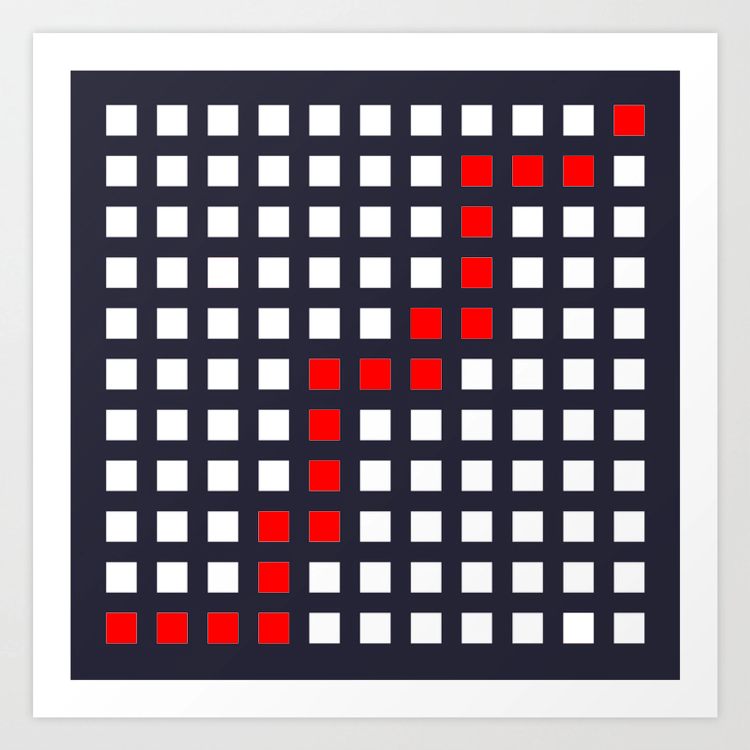
#> input picture opencv/grid1red.png, 1500 x 1500 px (shown at 1/2 size)
$ python gridreader.py
#> lines starting #> are read from the running program, lines starting #| are printed output that depends on the picture; after the words box and inside, x2 and y2 are one past the last pixel; in counts of white or black regions, pixels touching at a corner belong together
import cv2
from imutils import contours
import numpy as np
import os


def reorder(points):
    points = points.reshape((4, 2))
    npoints = np.zeros((4, 1, 2), dtype=np.int32)
    add = points.sum(1)
    npoints[0] = points[np.argmin(add)]
    npoints[3] = points[np.argmax(add)]
    diff = np.diff(points, axis=1)
    npoints[1] = points[np.argmin(diff)]
    npoints[2] = points[np.argmax(diff)]
    return npoints

# imports image
current_dir = os.getcwd()
print(current_dir)
image = cv2.imread("grid1red.png")
#> image is the input picture: shape (1500, 1500, 3); mean B, G, R 149.5, 141.4, 150
side_count = 11 # num squares on a single side of the grid
widthImg = heightImg = side_count * 50
# converts to monochrome
gray = cv2.cvtColor(image, cv2.COLOR_BGR2GRAY)
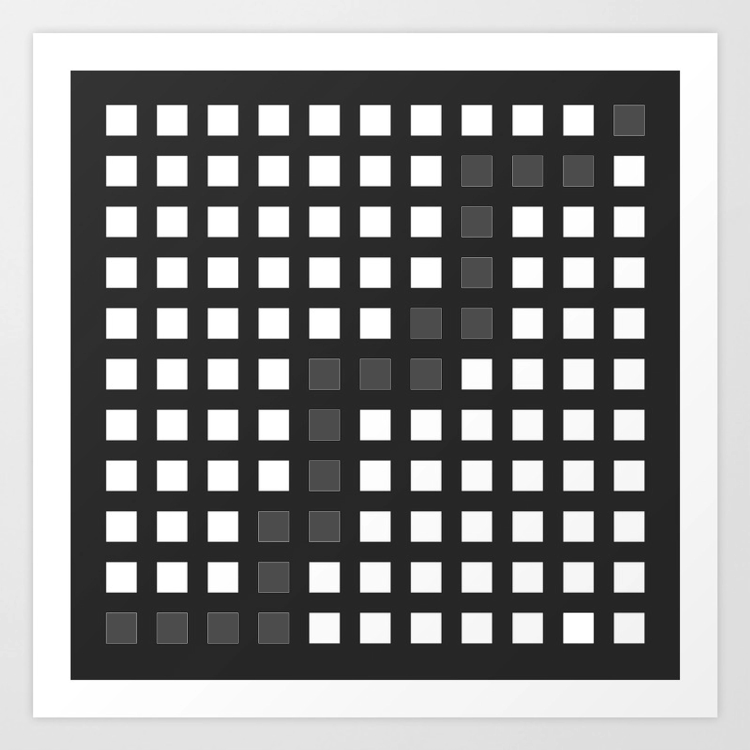
#> gray: shape (1500, 1500) (shown at 1/2 size); min 8, max 255, mean 144.8
#blurs image slightly
# blur = cv2.GaussianBlur(gray, (5,5), 0)
# adaptive thresholding                             this digit controls how much gets subtracted
thresh = cv2.adaptiveThreshold(gray, 255, 1, 1, 13, 10)
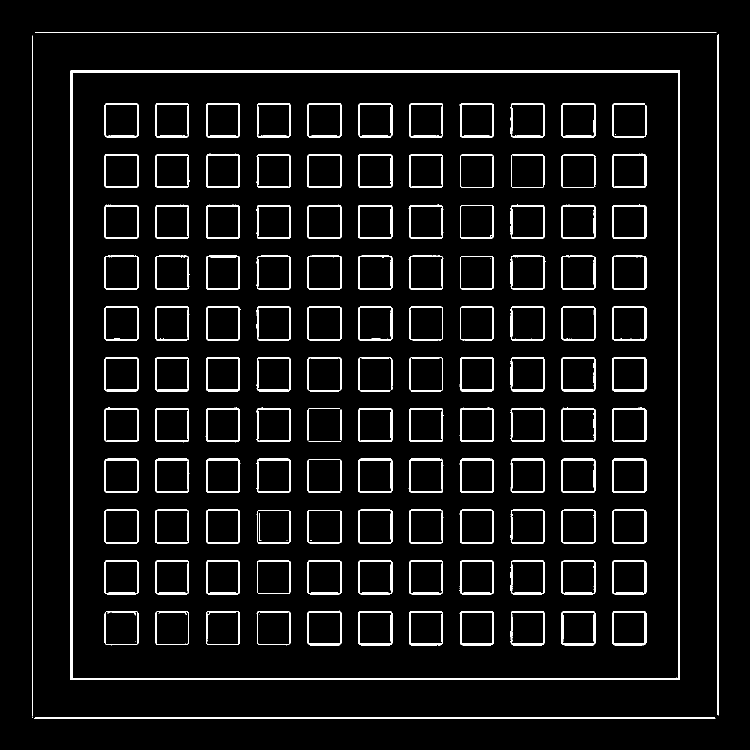
#> thresh: shape (1500, 1500) (shown at 1/2 size); 5.7% white; 143 white regions (13 under 20 px)

# finds all contours
cnts, hierarchy = cv2.findContours(thresh, cv2.RETR_TREE, cv2.CHAIN_APPROX_SIMPLE)
#> cnts = 259 contours, 14 with area under 20; largest, box (x1, y1, x2, y2) and area: (141, 141, 1360, 1360) 1483524, (144, 144, 1357, 1358) 1468942, (1224, 714, 1293, 783) 4594, (716, 1222, 785, 1291) 4592, (716, 917, 785, 986) 4592

# finds the largest square, the border of the grid
max_area = 0
c = 0
for i in cnts:
    area = cv2.contourArea(i)
    if area > 1000:
        permiter = cv2.arcLength(i, True)
        approx = cv2.approxPolyDP(i, .02 * permiter, True)
        if area > max_area and len(approx) == 4:
            max_area = area
            biggest = i
            #image = cv2.drawContours(image, cnts, c, (0, 255, 0), 3)
    c += 1
#> this loop made 259 passes
#> (area, permiter, max_area, biggest) on pass 3: (1483524, 4872, 1483524, [[141, 141], [141, 1359], [1359, 1359], [1359, 141]])
#> (area, permiter, approx) on passes 1, 4, 5, 6, 7, 8: (1360, 2724.8, [[68, 1436], [1430, 1436]]), (1468942, 4847.3, [[144, 145], [1355, 144], [1356, 1355], [145, 1356]]), (4588, 264.6, [[1226, 1223], [1225, 1287], [1289, 1289], [1291, 1224]]), (3914, 251.3, [[1226, 1225], [1288, 1224], [1289, 1286], [1227, 1287]]), (4533.5, 266.5, [[1125, 1223], [1123, 1287], [1186, 1290], [1189, 1224]]), (3862, 253, [[1125, 1225], [1187, 1224], [1188, 1286], [1126, 1287]])
#> after the loop, c = 259; max_area = 1483524

# warps perspective to ensure the gridlines are straight as possible
if biggest.size != 0:
    biggest = reorder(biggest)
#> in reorder, `points = points.reshape((4, 2))`: points = [[141, 141], [141, 1359], [1359, 1359], [1359, 141]]
#> in reorder, `add = points.sum(1)`: add = [282, 1500, 2718, 1500]
#> in reorder, `diff = np.diff(points, axis=1)`: diff = [0, 1218, 0, -1218]
#> biggest = [[141, 141], [1359, 141], [141, 1359], [1359, 1359]]
    # cv2.drawContours(image, biggest, -1, (0, 0, 255), 10)
    pts1 = np.float32(biggest)
#> pts1 has the same summary as biggest
    pts2 = np.float32([[0, 0], [widthImg, 0], [0, heightImg], [widthImg, heightImg]])
    matrix = cv2.getPerspectiveTransform(pts1, pts2)
#> matrix = [[0.452, -3.27e-19, -63.67], [5.23e-18, 0.452, -63.67], [-8.49e-20, -1.06e-20, 1]]
    warpedImgColor = cv2.warpPerspective(image, matrix, (widthImg, heightImg))
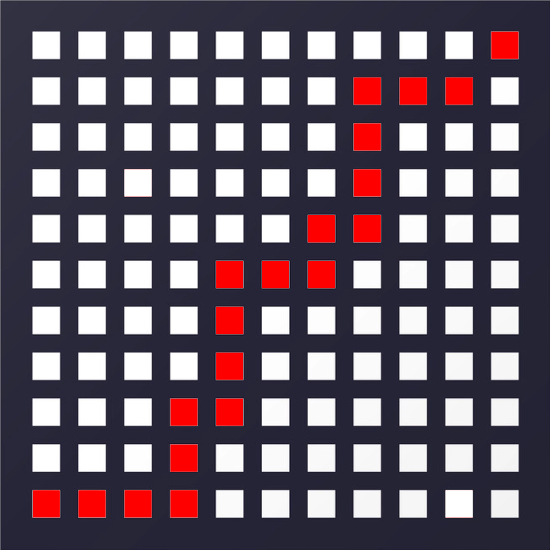
#> warpedImgColor: shape (550, 550, 3); mean B, G, R 103.6, 91.3, 104.3
    warpedImgBW = cv2.cvtColor(warpedImgColor, cv2.COLOR_BGR2GRAY)
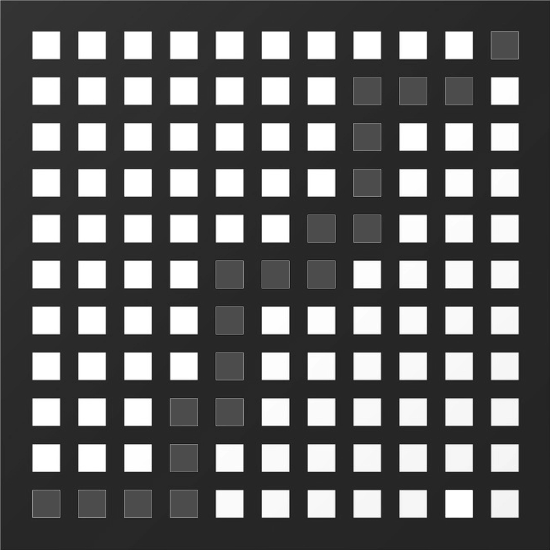
#> warpedImgBW: shape (550, 550); min 18, max 255, mean 96.4

# apply the same blur to the new image
blur = cv2.GaussianBlur(warpedImgBW, (5,5), 0)
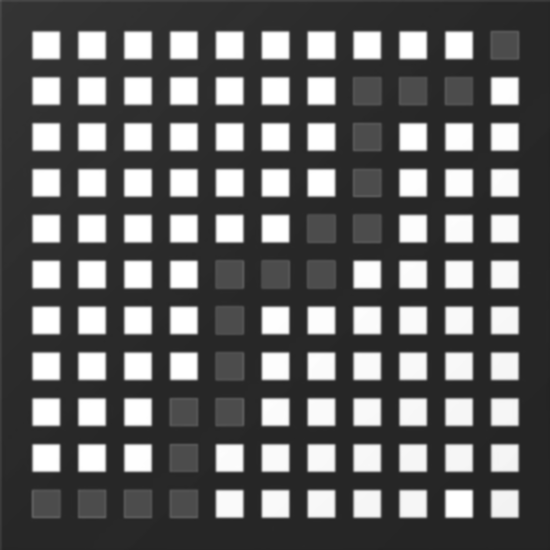
#> blur: shape (550, 550); min 34, max 255, mean 96.4
thresh = cv2.adaptiveThreshold(warpedImgBW, 255, 1, 1, 13, 4)
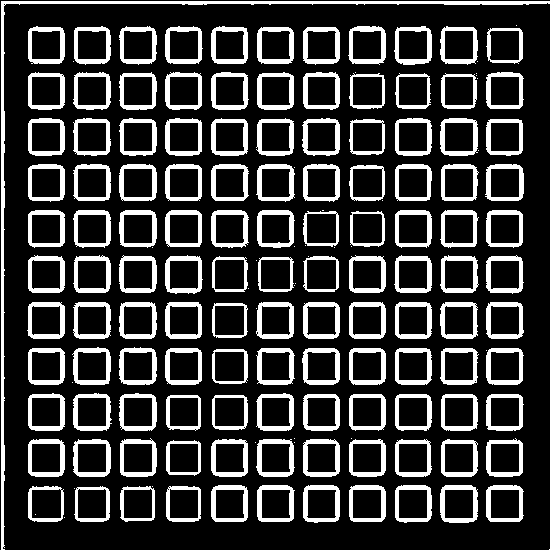
#> thresh: shape (550, 550); 22.1% white; 155 white regions (33 under 20 px), largest, box (x1, y1, x2, y2) and area: (1, 1, 550, 550) 3513, (256, 302, 294, 339) 586, (256, 439, 295, 477) 585
# [13 lines of commented-out code are left out]
hsv = cv2.cvtColor(warpedImgColor, cv2.COLOR_BGR2HSV)
#> hsv: shape (550, 550, 3); mean H, S, V 93, 67.7, 116.1
lower_red = np.array([0, 100, 100])
upper_red = np.array([7, 255, 255])
red = cv2.inRange(hsv, lower_red, upper_red)
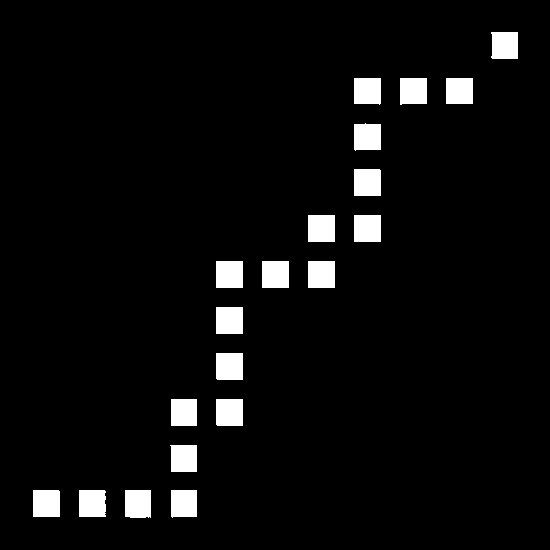
#> red: shape (550, 550); 4.7% white; 20 white regions, largest, box (x1, y1, x2, y2) and area: (308, 215, 335, 242) 729, (354, 215, 381, 242) 729, (216, 261, 243, 288) 729

grid = np.zeros((side_count, side_count), dtype=int)
# [16 lines of commented-out code are left out]


invert = 255 - thresh
#> invert: shape (550, 550); 77.9% white; 155 black regions (33 under 20 px)
# cv2.imshow("invert", invert)
contours2 = cv2.findContours(thresh, cv2.RETR_EXTERNAL, cv2.CHAIN_APPROX_SIMPLE)
#> contours2 = 154 contours, 32 with area under 20; largest, box (x1, y1, x2, y2) and area: (1, 1, 550, 550) 2416, (440, 485, 478, 523) 1294, (440, 118, 478, 156) 1282, (73, 439, 111, 477) 1279, (256, 439, 295, 477) 1278
contours2 = contours2[0] if len(contours2) == 2 else contours2[1]
(contours2, _) = contours.sort_contours(contours2, method = "top-to-bottom")
grid_rows = []
row = []
rc = 0
cc = 0
for (i, c) in enumerate(contours2, 1):
    area = cv2.contourArea(c)
    if area > 50:
        row.append(c)
        if i % side_count == 0:
            (contours2, _) = contours.sort_contours(row, method="left-to-right")
            grid_rows.append(contours2)
            row = []
#> this loop made 154 passes
#> area on passes 1, 3, 4, 5, 6, 7, 8, 9, 10, 11, 12, 13: 2416.5, 1253.5, 1268.5, 1273.5, 1258.5, 1257, 1243.5, 1252.5, 1253, 1261, 1250.5, 1156
#> after the loop, grid_rows = 11 items
# for i, row in enumerate(grid_rows):
#     for i2, c in enumerate(row):
#         # grid[i, i2] = 1
#         pass

for row in grid_rows:
    for c in row:
        mask = np.zeros(warpedImgColor.shape, dtype=np.uint8)
        cv2.imshow('mask', mask)
        result = cv2.bitwise_and(warpedImgColor, mask)
        result[mask==0] = 255
        cv2.imshow('result', result)
        cv2.waitKey(15)
#> this loop made 11 passes


            # [4 lines of commented-out code are left out]


print(grid)

cv2.waitKey(0)

cv2.destroyAllWindows()

$ run again, with opencv/grid.png copied over opencv/grid1red.png
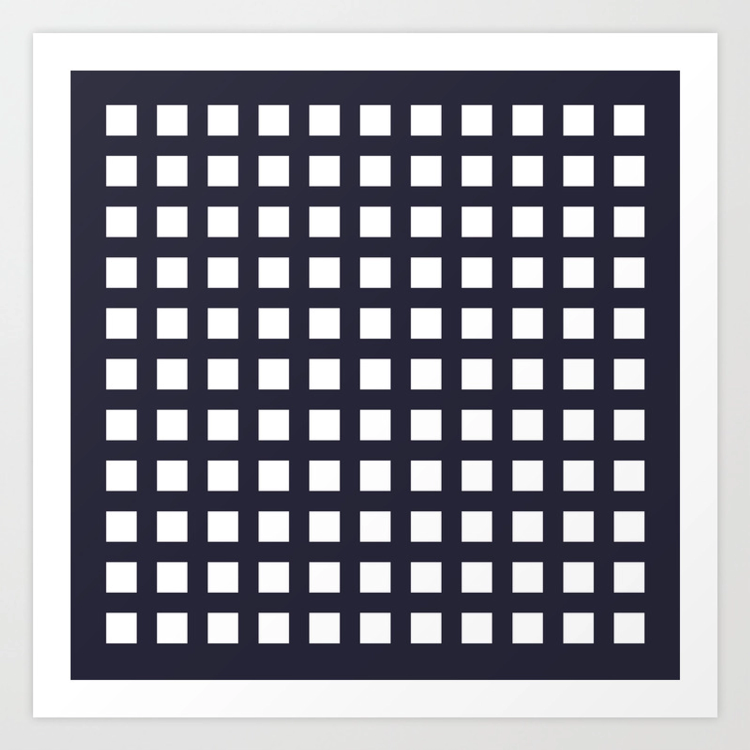
#> input picture opencv/grid.png, 1500 x 1500 px (shown at 1/2 size)
#> image is the input picture: shape (1500, 1500, 3); mean B, G, R 157.5, 149.5, 149.9
#> `thresh = cv2.adaptiveThreshold(gray, 255, 1, 1, 13, 10)`:
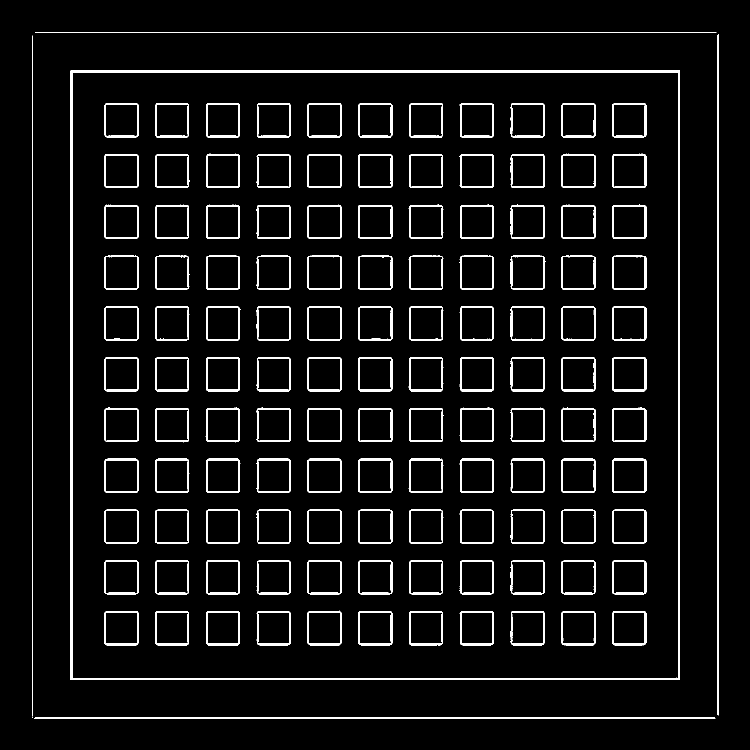
#> thresh: shape (1500, 1500) (shown at 1/2 size); 6% white; 127 white regions (1 under 20 px)
#> cnts = 249 contours, 1 with area under 20; largest, box (x1, y1, x2, y2) and area: (141, 141, 1360, 1360) 1483524, (144, 144, 1357, 1358) 1468942, (716, 714, 785, 783) 4596, (1224, 206, 1293, 275) 4595, (1224, 714, 1293, 783) 4594
#> the loop `for i in cnts:` made 249 passes
#> (area, permiter, max_area, biggest) on pass 3: (1483524, 4872, 1483524, [[141, 141], [141, 1359], [1359, 1359], [1359, 141]])
#> after the loop `for i in cnts:`: c = 249; max_area = 1483524
#> points = [[141, 141], [141, 1359], [1359, 1359], [1359, 141]]
#> add = [282, 1500, 2718, 1500]
#> diff = [0, 1218, 0, -1218]
#> `biggest = reorder(biggest)`: biggest = [[141, 141], [1359, 141], [141, 1359], [1359, 1359]]
#> pts1 has the same summary as biggest
#> matrix = [[0.452, -3.27e-19, -63.67], [5.23e-18, 0.452, -63.67], [-8.49e-20, -1.06e-20, 1]]
#> `thresh = cv2.adaptiveThreshold(warpedImgBW, 255, 1, 1, 13, 4)`:
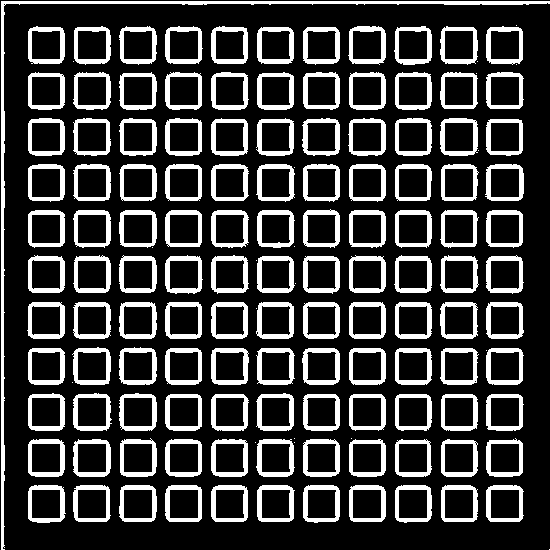
#> thresh: shape (550, 550); 23.2% white; 141 white regions (19 under 20 px), largest, box (x1, y1, x2, y2) and area: (1, 1, 550, 550) 3513, (211, 255, 249, 294) 589, (211, 348, 249, 385) 587
#> hsv: shape (550, 550, 3); mean H, S, V 94, 55.2, 115.9
#> red: shape (550, 550); every value is 0
#> invert: shape (550, 550); 76.8% white; 141 black regions (19 under 20 px)
#> `contours2 = cv2.findContours(thresh, cv2.RETR_EXTERNAL, cv2.CHAIN_APPR..`: contours2 = 141 contours, 19 with area under 20; largest, box (x1, y1, x2, y2) and area: (1, 1, 550, 550) 2416, (440, 118, 478, 156) 1282, (73, 439, 111, 477) 1279, (256, 439, 295, 477) 1278, (28, 439, 65, 477) 1278
#> the loop `for (i, c) in enumerate(contours2, 1):` made 141 passes
#> area on passes 1, 3, 4, 5, 6, 7, 8, 9: 2416.5, 1257, 1253.5, 1268.5, 1273.5, 1258.5, 1257, 1243.5
#> after the loop `for (i, c) in enumerate(contours2, 1):`: grid_rows = 11 items
#> the loop `for row in grid_rows:` made 11 passes
